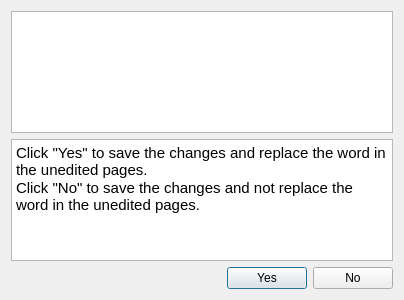
<?xml version="1.0" encoding="UTF-8"?>
<ui version="4.0">
 <class>GlobalReplaceDialog</class>
 <widget class="QDialog" name="GlobalReplaceDialog">
  <property name="geometry">
   <rect>
    <x>0</x>
    <y>0</y>
    <width>400</width>
    <height>300</height>
   </rect>
  </property>
  <property name="windowTitle">
   <string>Dialog</string>
  </property>
  <layout class="QVBoxLayout" name="verticalLayout">
   <item>
    <widget class="QListWidget" name="listWidget"/>
   </item>
   <item>
    <widget class="QTextBrowser" name="textBrowser">
     <property name="minimumSize">
      <size>
       <width>382</width>
       <height>122</height>
      </size>
     </property>
     <property name="autoFillBackground">
      <bool>false</bool>
     </property>
     <property name="html">
      <string>&lt;!DOCTYPE HTML PUBLIC &quot;-//W3C//DTD HTML 4.0//EN&quot; &quot;http://www.w3.org/TR/REC-html40/strict.dtd&quot;&gt;
&lt;html&gt;&lt;head&gt;&lt;meta name=&quot;qrichtext&quot; content=&quot;1&quot; /&gt;&lt;style type=&quot;text/css&quot;&gt;
p, li { white-space: pre-wrap; }
&lt;/style&gt;&lt;/head&gt;&lt;body style=&quot; font-family:'Ubuntu'; font-size:11pt; font-weight:400; font-style:normal;&quot;&gt;
&lt;p style=&quot; margin-top:0px; margin-bottom:0px; margin-left:0px; margin-right:0px; -qt-block-indent:0; text-indent:0px;&quot;&gt;&lt;span style=&quot; color:#000000;&quot;&gt;Click &amp;quot;Yes&amp;quot; to save the changes and replace the word in the unedited pages.&lt;/span&gt;&lt;/p&gt;
&lt;p style=&quot; margin-top:0px; margin-bottom:0px; margin-left:0px; margin-right:0px; -qt-block-indent:0; text-indent:0px;&quot;&gt;&lt;span style=&quot; color:#000000;&quot;&gt;Click &amp;quot;No&amp;quot; to save the changes and not replace the word in the unedited pages.&lt;/span&gt;&lt;/p&gt;&lt;/body&gt;&lt;/html&gt;</string>
     </property>
    </widget>
   </item>
   <item>
    <layout class="QHBoxLayout" name="horizontalLayout">
     <item>
      <spacer name="horizontalSpacer">
       <property name="orientation">
        <enum>Qt::Horizontal</enum>
       </property>
       <property name="sizeHint" stdset="0">
        <size>
         <width>40</width>
         <height>20</height>
        </size>
       </property>
      </spacer>
     </item>
     <item>
      <widget class="QPushButton" name="applyButton">
       <property name="text">
        <string>Yes</string>
       </property>
      </widget>
     </item>
     <item>
      <widget class="QPushButton" name="cancelButton">
       <property name="text">
        <string>No</string>
       </property>
      </widget>
     </item>
    </layout>
   </item>
  </layout>
 </widget>
 <resources/>
 <connections/>
</ui>
